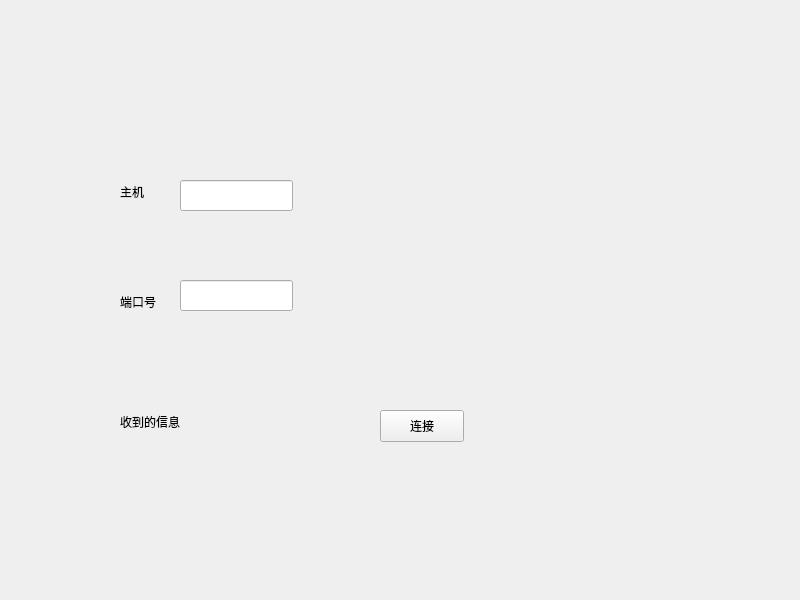
<?xml version="1.0" encoding="UTF-8"?>
<ui version="4.0">
 <class>Widget</class>
 <widget class="QWidget" name="Widget">
  <property name="geometry">
   <rect>
    <x>0</x>
    <y>0</y>
    <width>800</width>
    <height>600</height>
   </rect>
  </property>
  <property name="windowTitle">
   <string>Widget</string>
  </property>
  <widget class="QLabel" name="label">
   <property name="geometry">
    <rect>
     <x>120</x>
     <y>180</y>
     <width>61</width>
     <height>23</height>
    </rect>
   </property>
   <property name="text">
    <string>主机</string>
   </property>
  </widget>
  <widget class="QLabel" name="label_2">
   <property name="geometry">
    <rect>
     <x>120</x>
     <y>290</y>
     <width>61</width>
     <height>23</height>
    </rect>
   </property>
   <property name="text">
    <string>端口号</string>
   </property>
  </widget>
  <widget class="QLabel" name="messageLabel">
   <property name="geometry">
    <rect>
     <x>120</x>
     <y>410</y>
     <width>91</width>
     <height>23</height>
    </rect>
   </property>
   <property name="text">
    <string>收到的信息</string>
   </property>
  </widget>
  <widget class="QLineEdit" name="hostLineEdit">
   <property name="geometry">
    <rect>
     <x>180</x>
     <y>180</y>
     <width>113</width>
     <height>31</height>
    </rect>
   </property>
  </widget>
  <widget class="QLineEdit" name="portLineEdit">
   <property name="geometry">
    <rect>
     <x>180</x>
     <y>280</y>
     <width>113</width>
     <height>31</height>
    </rect>
   </property>
  </widget>
  <widget class="QPushButton" name="pushButton">
   <property name="geometry">
    <rect>
     <x>380</x>
     <y>410</y>
     <width>84</width>
     <height>32</height>
    </rect>
   </property>
   <property name="text">
    <string>连接</string>
   </property>
  </widget>
 </widget>
 <resources/>
 <connections/>
</ui>
